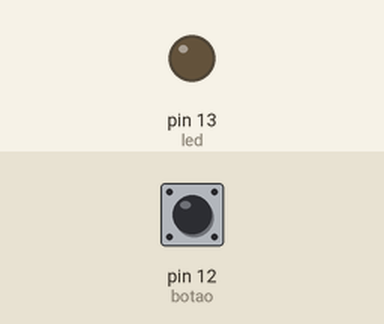
Simulated run of this sketch. Board: Arduino Uno, built with avr-gcc and run on an emulated ATmega328P. On the bench: output pins drawn as LEDs (lit = HIGH). The inputs (shaded band) are chosen by the test bench; at power-on: pin 12 (botao) LOW.

Above: at 1.2 s.
1.3 s: pin 12 (botao) pulled HIGH for 3.2 s
At 1.6 s:
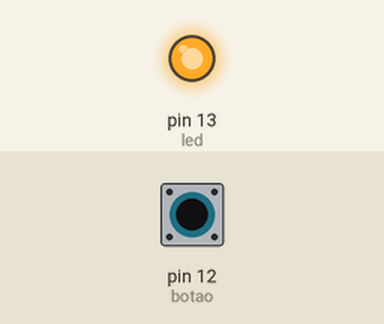
6.8 s: pin 12 (botao) pulled HIGH for 0.15 s
At 9.6 s:
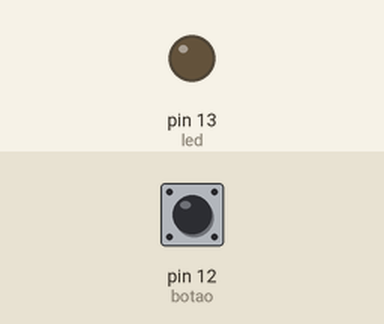
9.9 s: pin 12 (botao) pulled HIGH for 1 s
At 10.5 s:
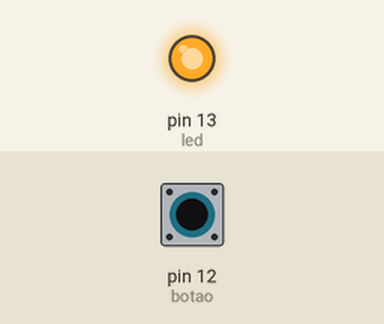
Timing chart, 0 to 13.4 s (numbered marks = the images above; inputs shaded):
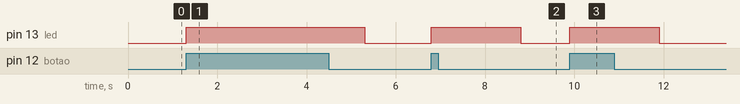

Measured:
- after the input at 1.3 s, pin 13 (led): LOW → HIGH at once, → LOW 4.0 s later
- after the input at 6.8 s, pin 13 (led): LOW → HIGH at once, → LOW 2.0 s later
- after the input at 9.9 s, pin 13 (led): LOW → HIGH at once, → LOW 2.0 s later

The sketch:

ex6.ino
```cpp
int botao = 12;
int led = 13;
void setup(){
  pinMode(led,OUTPUT);
  pinMode(botao,INPUT);
}

void loop (){
  if (digitalRead(botao) == HIGH){
    digitalWrite(led,HIGH);
    delay(2000);
    digitalWrite(led,LOW);
  }
}
```
